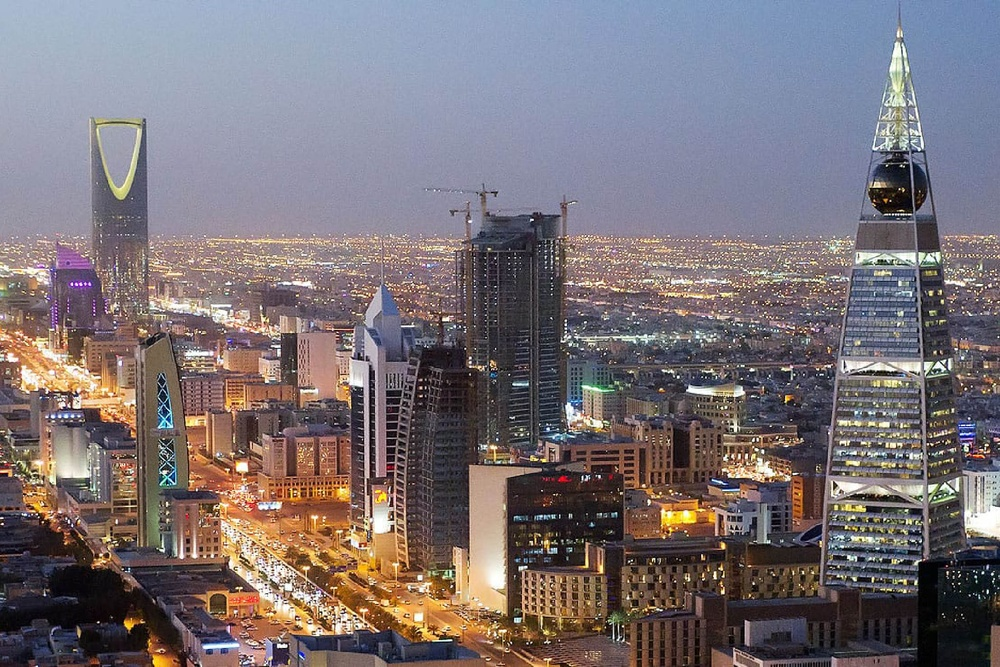
#> input picture Urban.jpg, 1000 x 667 px, shrunk from 2048 x 1365 before the run, found by its file name
$ python 'CV Final.py'
#> lines starting #> are read from the running program, lines starting #| are printed output that depends on the picture; after the words box and inside, x2 and y2 are one past the last pixel; in counts of white or black regions, pixels touching at a corner belong together; pictures that were not available may be replaced by others from this repository, and a replacement may not be noted
#!/usr/bin/env python
# coding: utf-8

# In[1]:


import cv2
import numpy as np
import matplotlib.pyplot as plt
import os
import warnings


warnings.filterwarnings('ignore')

# ==========================================
# 1. METRIC FUNCTIONS (PSNR & SSIM)
# ==========================================
def calculate_psnr(original, compressed):
    """Calculate Peak Signal-to-Noise Ratio (PSNR)."""
    mse = np.mean((original.astype(float) - compressed.astype(float)) ** 2)
    if mse == 0:
        return float('inf')
    max_pixel = 255.0
    psnr = 20 * np.log10(max_pixel / np.sqrt(mse))
    return psnr

def calculate_ssim(img1, img2):
    """Calculate Structural Similarity Index (SSIM)."""
    C1 = (0.01 * 255) ** 2
    C2 = (0.03 * 255) ** 2

    img1 = img1.astype(float)
    img2 = img2.astype(float)

    mu1 = np.mean(img1)
    mu2 = np.mean(img2)

    sigma1_sq = np.var(img1)
    sigma2_sq = np.var(img2)
    sigma12 = np.cov(img1.flatten(), img2.flatten())[0, 1]

    numerator = (2 * mu1 * mu2 + C1) * (2 * sigma12 + C2)
    denominator = (mu1**2 + mu2**2 + C1) * (sigma1_sq + sigma2_sq + C2)

    return numerator / denominator

# ==========================================
# 2. FILTER CREATION FUNCTIONS
# ==========================================
def create_lowpass_filter(shape, radius):
    """Creates a Low-Pass Filter (keeps center frequencies)."""
    rows, cols = shape

    crow, ccol = rows // 2, cols // 2
    mask = np.zeros((rows, cols), np.uint8)
    cv2.circle(mask, (ccol, crow), radius, 1, thickness=-1)
    return mask

def create_highpass_filter(shape, radius):
    """Creates a High-Pass Filter (removes center frequencies)."""
    return 1 - create_lowpass_filter(shape, radius)

def create_bandpass_filter(shape, radius_in, radius_out):
    """Creates a Band-Pass Filter (keeps a ring of frequencies)."""
    rows, cols = shape

    crow, ccol = rows // 2, cols // 2
    mask = np.zeros((rows, cols), np.uint8)
    cv2.circle(mask, (ccol, crow), radius_out, 1, thickness=-1)
    cv2.circle(mask, (ccol, crow), radius_in, 0, thickness=-1)
    return mask

def apply_filter(image, mask):
    """Applies a frequency domain mask to an image."""
    f = np.fft.fft2(image)
    fshift = np.fft.fftshift(f)
    fshift_filtered = fshift * mask
    f_ishift = np.fft.ifftshift(fshift_filtered)
    img_back = np.fft.ifft2(f_ishift)
    img_back = np.abs(img_back)
    return np.clip(img_back, 0, 255).astype(np.uint8)

# ==========================================
# 3. VISUALIZATION FUNCTIONS
# ==========================================
def visualize_spectrum(image, title):
    """Visualizes the Magnitude and Phase Spectrum."""
    f = np.fft.fft2(image)
    fshift = np.fft.fftshift(f)

    # Magnitude Spectrum (Log scale)
    magnitude_spectrum = 20 * np.log(np.abs(fshift) + 1)
    # Phase Spectrum
    phase_spectrum = np.angle(fshift)

    plt.figure(figsize=(15, 5))
    plt.subplot(1, 3, 1); plt.imshow(image, cmap='gray'); plt.title(f'Original: {title}')
    plt.axis('off')
    plt.subplot(1, 3, 2); plt.imshow(magnitude_spectrum, cmap='gray'); plt.title('Magnitude Spectrum')
    plt.axis('off')
    plt.subplot(1, 3, 3); plt.imshow(phase_spectrum, cmap='gray'); plt.title('Phase Spectrum')
    plt.axis('off')
    plt.show()

# ==========================================
# 4. MAIN PROJECT EXECUTION
# ==========================================

# A. LOAD IMAGES

image_files = {
    "Urban": r"C:\Users\Rana\Desktop\urban.jpg",
    "Forest": r"C:\Users\Rana\Desktop\forset.jpg",
    "Flowers": r"C:\Users\Rana\Desktop\flowers.jpg"
}

project_images = {}

print("--- 1. LOADING IMAGES ---")
for title, filename in image_files.items():
    if os.path.exists(filename):
        img = cv2.imread(filename, cv2.IMREAD_GRAYSCALE)
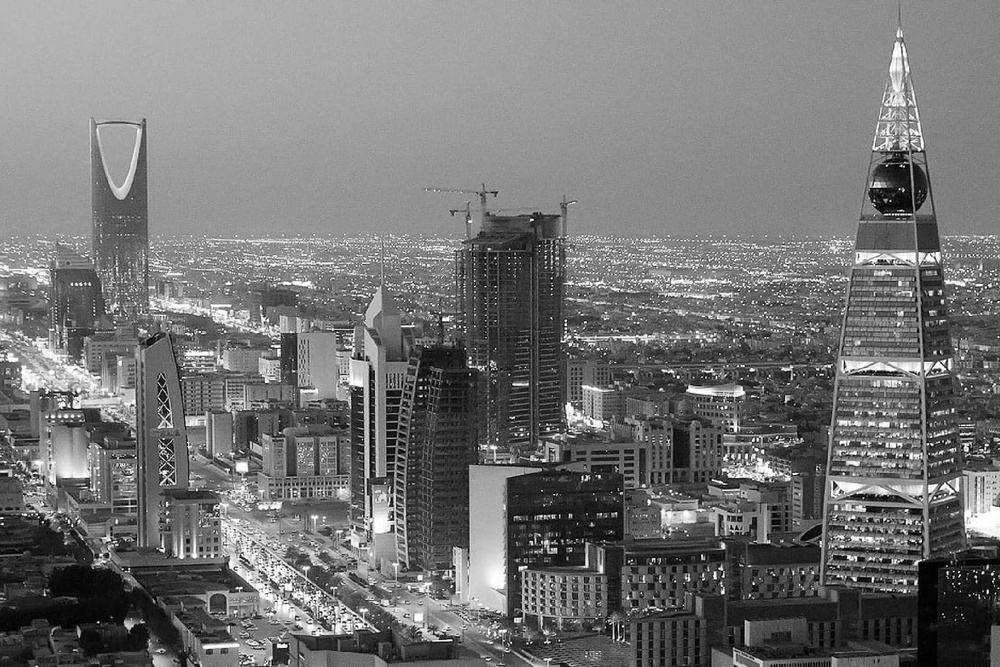
#> img: shape (667, 1000); min 0, max 255, mean 116.5
#> pass 3 of the loop `for title, filename in image_files.items():`:
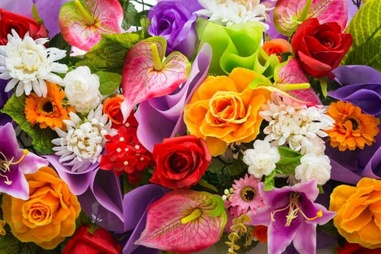
#> input picture flowers.jpeg, 381 x 254 px, shrunk from 780 x 520 before the run, given in place of flowers.jpg, which was not available
#> `img = cv2.imread(filename, cv2.IMREAD_GRAYSCALE)`:
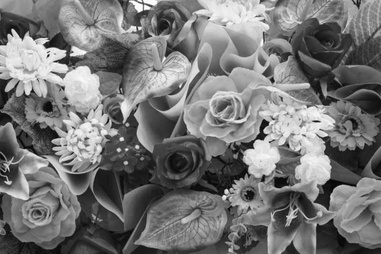
#> img: shape (254, 381); min 2, max 255, mean 117.6
        if img is not None:
            project_images[title] = img
            print(f"Loaded {title}")
        else:
            print(f"Error reading {filename}")
    else:
        print(f"File not found: {filename} ")

if not project_images:
    print("No images found. Stopping.")
else:
    # B. VISUALIZE SPECTRUMS
    print("\n--- 2. VISUALIZING SPECTRUMS ---")
    for title, image in project_images.items():
        visualize_spectrum(image, title)
#> this loop made 2 passes
#> title on passes 1 to 2: 'Urban', 'Flowers'

    # C. DEMONSTRATE FILTERS & APPLICATIONS
    print("\n--- 3. PRACTICAL APPLICATIONS & COMPARISONS ---")

    for title, image in project_images.items():
        print(f"\nProcessing {title}...")

        # --- Task 1: NOISE REDUCTION (LPF vs Gaussian) ---

        image_float = image.astype(np.float32)
        noise = np.random.normal(0, 20, image.shape).astype(np.float32)
        noisy_image_float = image_float + noise


        noisy_image = np.clip(noisy_image_float, 0, 255).astype(np.uint8)

        # Freq Domain: Low Pass
        lpf_mask = create_lowpass_filter(image.shape, radius=80)
        freq_denoised = apply_filter(noisy_image, lpf_mask)

        # Spatial Domain: Gaussian
        spatial_denoised = cv2.GaussianBlur(noisy_image, (5, 5), 0)

        # Metrics
        psnr_freq = calculate_psnr(image, freq_denoised)
        ssim_freq = calculate_ssim(image, freq_denoised)
        psnr_spatial = calculate_psnr(image, spatial_denoised)
        ssim_spatial = calculate_ssim(image, spatial_denoised)

        print(f"  [Denoising] Freq LPF PSNR: {psnr_freq:.2f} dB, SSIM: {ssim_freq:.4f}")
        print(f"  [Denoising] Spatial PSNR:  {psnr_spatial:.2f} dB, SSIM: {ssim_spatial:.4f}")

        # Plot Denoising
        plt.figure(figsize=(16, 4))
        plt.subplot(1, 4, 1); plt.imshow(noisy_image, cmap='gray'); plt.title('Noisy Input')
        plt.subplot(1, 4, 2); plt.imshow(freq_denoised, cmap='gray'); plt.title(f'Freq LPF\nPSNR:{psnr_freq:.2f}')
        plt.subplot(1, 4, 3); plt.imshow(spatial_denoised, cmap='gray'); plt.title(f'Spatial Gaussian\nPSNR:{psnr_spatial:.2f}')
        plt.subplot(1, 4, 4); plt.imshow(image, cmap='gray'); plt.title('Ground Truth')
        plt.show()

        # --- Task 2: EDGE ENHANCEMENT (High Pass) ---
        hpf_mask = create_highpass_filter(image.shape, radius=30)
        edges = apply_filter(image, hpf_mask)

        # --- Task 3: TEXTURE ISOLATION (Band Pass) ---
        bpf_mask = create_bandpass_filter(image.shape, 30, 90)
        bandpass_output = apply_filter(image, bpf_mask)

        # Plot Filters
        plt.figure(figsize=(12, 4))
        plt.subplot(1, 3, 1); plt.imshow(image, cmap='gray'); plt.title('Original')
        plt.subplot(1, 3, 2); plt.imshow(edges, cmap='gray'); plt.title('High Pass (Edges)')
        plt.subplot(1, 3, 3); plt.imshow(bandpass_output, cmap='gray'); plt.title('Band Pass (Texture)')
        plt.show()

        print("-" * 50)
#> this loop made 2 passes
#> title on passes 1 to 2: 'Urban', 'Flowers'
#> (printed output is left out)
#> pass 1, `noisy_image_float = image_float + noise`:
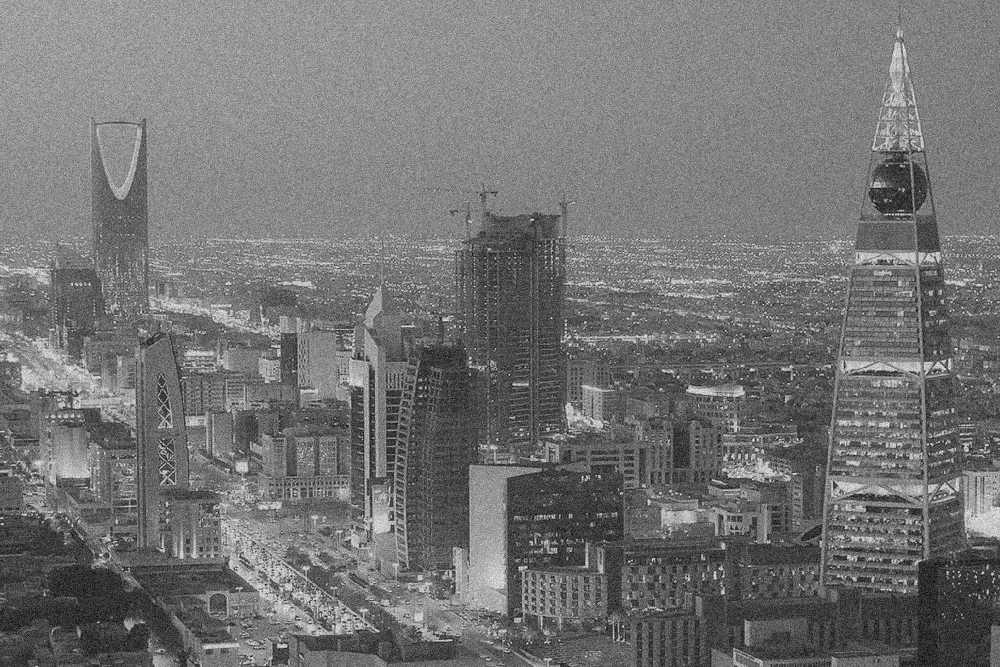
#> noisy_image_float: shape (667, 1000) float32; min -65.93, max 334.5, mean 116.5; drawn with min black and max white
#> pass 1, `lpf_mask = create_lowpass_filter(image.shape, radius=80)`:
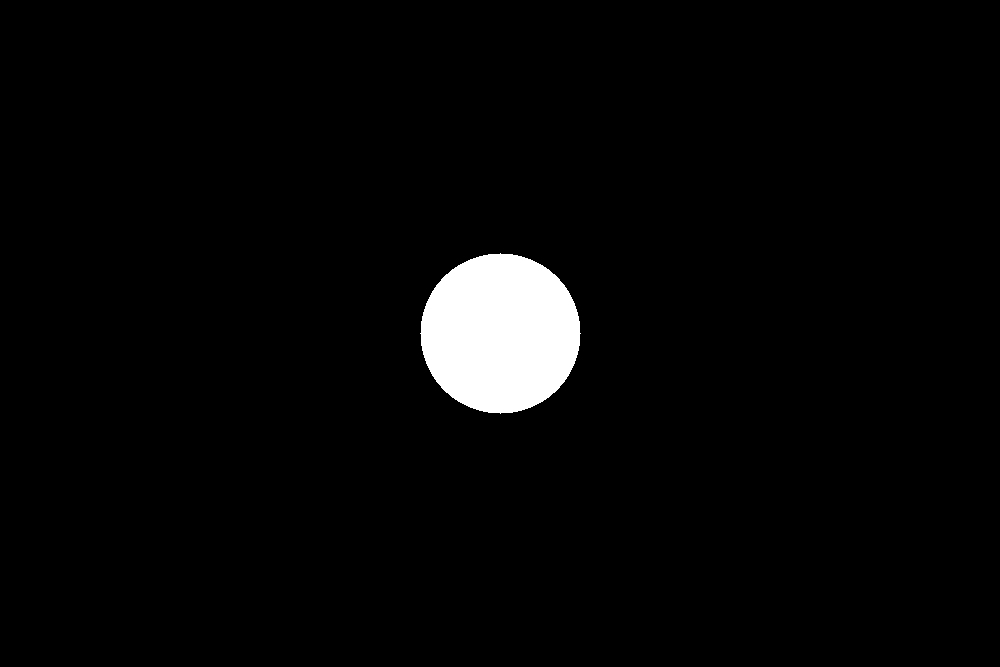
#> lpf_mask: shape (667, 1000); values 0 (black) and 1 (white), 3% white; 1 white region, box (x1, y1, x2, y2) and area: (420, 253, 581, 414) 20081
#> pass 1, `plt.show()`:
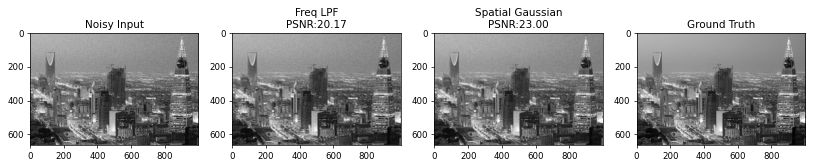
#> figure drawn by matplotlib, 4 panels
#> pass 1, `plt.show()`:
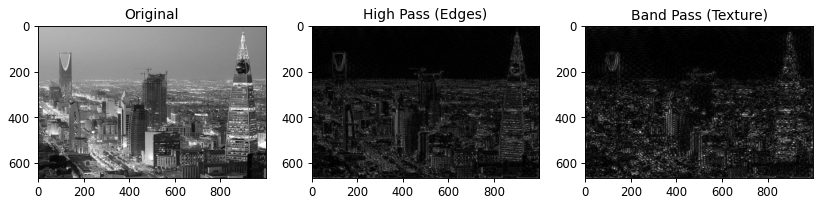
#> figure drawn by matplotlib, 3 panels
#> after the loop:
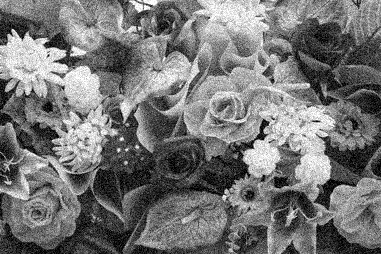
#> noisy_image: shape (254, 381); min 0, max 255, mean 117.1
#> after the loop:
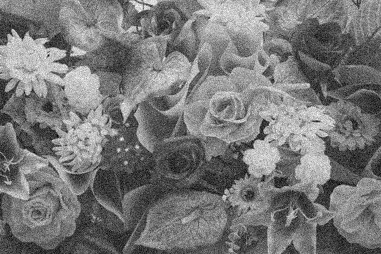
#> noisy_image_float: shape (254, 381) float32; min -50.41, max 306.4, mean 117.6; drawn with min black and max white


# In[ ]:
